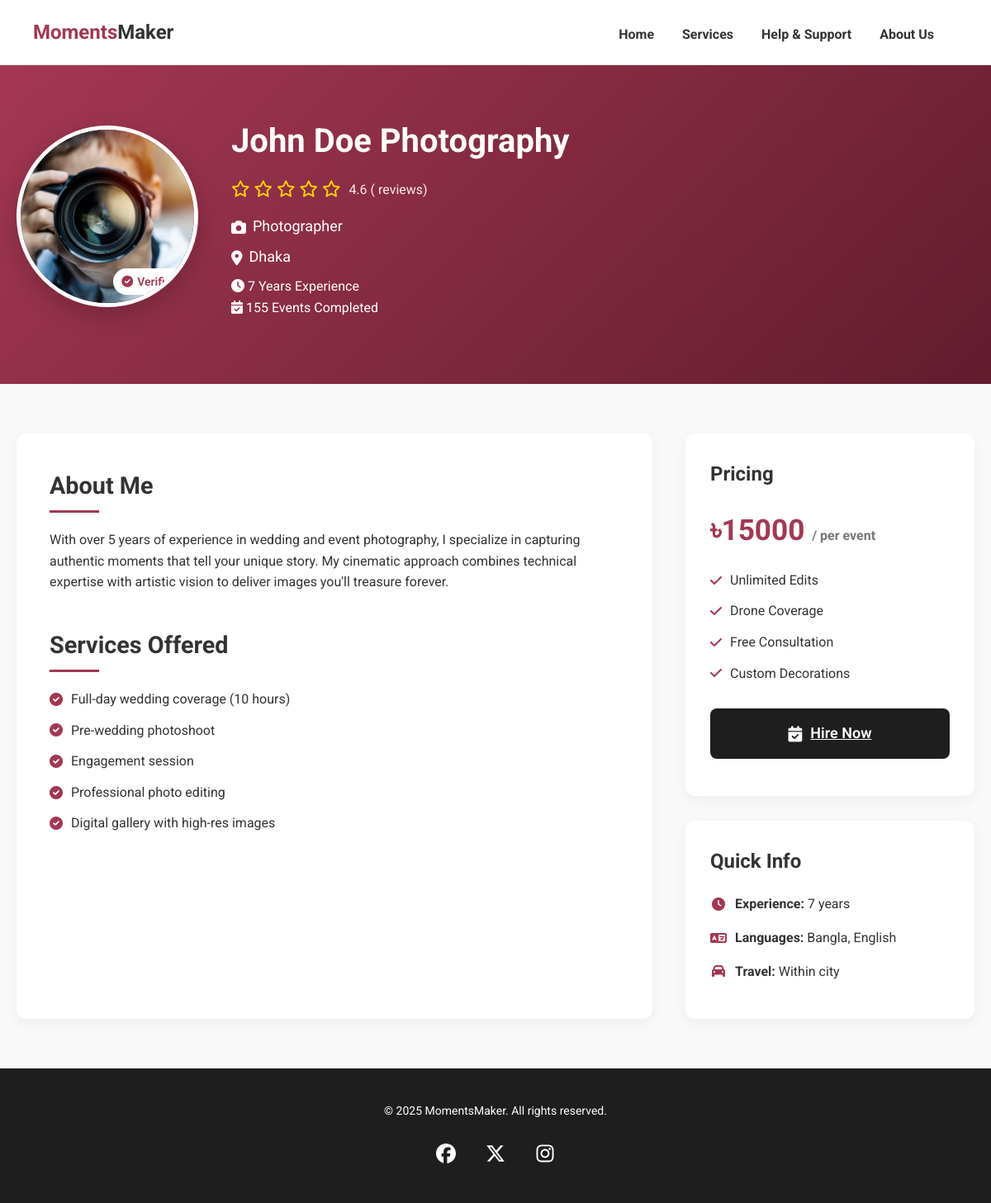
Screenshot of /services/provider/8/ (signed in) with the database file from the repository.
### services/models.py (models this page shows, shortened)
class ServiceProvider(models.Model):
    SERVICE_TYPES = (
        ('photographer', 'Photographer'),
        ('decorator', 'Decorator'),
        ('caterer', 'Caterer'),
    )
    LOCATIONS = (
        ('dhaka', 'Dhaka'),
        ('chattogram', 'Chattogram'),
        ('khulna', 'Khulna'),
        ('rajshahi', 'Rajshahi'),
        ('barishal', 'Barishal'),
        ('sylhet', 'Sylhet'),
        ('mymensingh', 'Mymensingh'),
        ('rangpur', 'Rangpur'),
    )
    EVENT_TYPES = (
        ('wedding', 'Wedding'),
        ('birthday', 'Birthday'),
        ('corporate', 'Corporate Event'),
        ('anniversary', 'Anniversary'),
        ('party', 'Party'),
    )
    user = models.ForeignKey(User, on_delete=models.CASCADE)
    name = models.CharField(max_length=200)
    image = models.ImageField(upload_to='service_providers/')
    short_desc = models.TextField()
    service_type = models.CharField(max_length=20, choices=SERVICE_TYPES)
    location = models.CharField(max_length=20, choices=LOCATIONS)
    event_types = models.CharField(max_length=20, choices=EVENT_TYPES, default='wedding')
    available_dates = models.JSONField(default=list)
    experience = models.PositiveIntegerField()
    events_completed = models.PositiveIntegerField(default=0)  # NEW
    rating = models.DecimalField(max_digits=3, decimal_places=1)
    price = models.IntegerField()
    price_unit = models.CharField(max_length=50, default='per event')  # NEW
    is_verified = models.BooleanField(default=False)  # NEW
    languages = models.CharField(max_length=200, default='Bangla, English')  # NEW
    travel_info = models.CharField(max_length=200, default='Within city')  # NEW
    services_offered = models.ManyToManyField(Service, blank=True, related_name='providers')  # NEW
    package_features = models.ManyToManyField(PackageFeature, blank=True, related_name='providers')  # NEW
    created_at = models.DateTimeField(auto_now_add=True)

class Service(models.Model):
    name = models.CharField(max_length=100)

class PackageFeature(models.Model):
    name = models.CharField(max_length=100)

### services/views.py (the view)
# urls.py: path('services/provider/<int:pk>/', s_views.provider_detail, name='provider_detail'),
@login_required
def provider_detail(request, pk):
    provider = get_object_or_404(ServiceProvider, pk=pk)
    return render(request, 'services/provider-details.html', {'provider': provider})

### template/services/provider-details.html (shortened to what this page needs)
<!DOCTYPE html>
{% load static %}
<html lang="en">
<head>
  <link rel="stylesheet" href="{% static 'css/styles.css' %}"/>
  <link rel="stylesheet" href="{% static 'css/details.css' %}">
  <link rel="stylesheet" href="https://cdnjs.cloudflare.com/ajax/libs/font-awesome/6.0.0/css/all.min.css">
</head>
<body>
  <header>
    <div class="logo"><span>Moments</span>Maker</div>
    <nav>
      <a href="{% url 'home' %}">Home</a>
      <a href="{% url 'services' %}">Services</a>
      <a href="{% url 'help' %}">Help & Support</a>
      <a href="{% url 'about' %}">About Us</a>
      <div class="profile-dropdown">
      </div>
    </nav>
  </header>
  <main>
    <section class="provider-hero">
      <div class="container">
        <div class="provider-header">
          <div class="provider-image">
            <img src="{{ provider.image.url }}" alt="{{ provider.name }}">
            {% if provider.is_verified %}
            <div class="verified-badge">
              <i class="fas fa-check-circle"></i>
              <span>Verified</span>
            </div>
            {% endif %}
          </div>
          <div class="provider-meta">
            <h1>{{ provider.name }}</h1>
            <div class="rating">
              <div class="stars">
                {% for i in "12345" %}
                  {% if forloop.counter <= provider.rating|floatformat:0 %}
                    <i class="fas fa-star"></i>
                  {% elif forloop.counter == provider.rating|floatformat:0|add:"1" and provider.rating|floatformat:1|stringformat:"s"|slice:"-1" == "5" %}
                    <i class="fas fa-star-half-alt"></i>
                  {% else %}
                    <i class="far fa-star"></i>
                  {% endif %}
                {% endfor %}
              </div>
              <span class="rating-text">{{ provider.rating }} ({{ provider.review_count }} reviews)</span>
            </div>
            <div class="specialization">
              <i class="fas fa-camera"></i>
              <span>{{ provider.get_service_type_display }}</span>
            </div>
            <div class="location">
              <i class="fas fa-map-marker-alt"></i>
              <span>{{ provider.get_location_display }}</span>
            </div>
            <div class="meta-grid">
              <div class="meta-item">
                <i class="fas fa-clock"></i>
                <span>{{ provider.experience }} Years Experience</span>
              </div>
              <div class="meta-item">
                <i class="fas fa-calendar-check"></i>
                <span>{{ provider.events_completed }} Events Completed</span>
              </div>
            </div>
          </div>
        </div>
      </div>
    </section>
    <section class="provider-details">
      <div class="container">
        <div class="details-grid">
          <div class="main-content">
            <div class="about-section">
              <h2>About Me</h2>
              <p>{{ provider.short_desc }}</p>
            </div>
            <div class="services-section">
              <h2>Services Offered</h2>
              <ul class="services-list">
                {% for service in provider.services_offered.all %}
                  <li><i class="fas fa-check-circle"></i><span>{{ service.name }}</span></li>
                {% empty %}
                  <li>No services listed yet.</li>
                {% endfor %}
              </ul>
            </div>
          </div>
          <div class="sidebar">
            <div class="pricing-card">
              <h3>Pricing</h3>
              <div class="price">৳{{ provider.price }} <span>/ {{ provider.price_unit }}</span></div>
              <ul class="package-features">
                {% for feature in provider.package_features.all %}
                  <li><i class="fas fa-check"></i>{{ feature.name }}</li>
                {% empty %}
                  <li>No package details available.</li>
                {% endfor %}
              </ul>
              <a href="{% url 'add_to_cart' provider.id %}" class="btn dark hire-btn">
                <i class="fas fa-calendar-check"></i> Hire Now
              </a>
            </div>
            <div class="quick-info">
              <h3>Quick Info</h3>
              <div class="info-item">
                <i class="fas fa-clock"></i><span><strong>Experience:</strong> {{ provider.experience }} years</span>
              </div>
              <div class="info-item">
                <i class="fas fa-language"></i><span><strong>Languages:</strong> {{ provider.languages }}</span>
              </div>
              <div class="info-item">
                <i class="fas fa-car"></i><span><strong>Travel:</strong> {{ provider.travel_info }}</span>
              </div>
            </div>
          </div>
        </div>
      </div>
    </section>
   <footer class="footer">
      <p>&copy; 2025 MomentsMaker. All rights reserved.</p>
      <div class="social-icons">
        <a href="https://www.facebook.com/abdullah.al.jubayer.335106"><img src="{% static 'images/facebook.svg' %}" alt="Facebook" /></a>
        <a href="https://x.com/AbdullahAl77285"><img src="{% static 'images/twitter.svg' %}" alt="Twitter" /></a>
        <a href="https://www.instagram.com/_jubayer0_0/"><img src="{% static 'images/instagram.svg' %}" alt="Instagram" /></a>
      </div>
    </footer>
    </main>
</body>
</html>

### static/css/styles.css (style rules this page uses)
* { box-sizing: border-box; margin: 0; padding: 0; }
body { font-family: 'Roboto', sans-serif; background-color: #fff; color: #333; }
header { display: flex; justify-content: space-between; align-items: center; padding: 20px 40px; border-bottom: 1px solid #ddd; background-color: white; z-index: 1000; }
.logo { font-size: 24px; font-weight: bold; }
.logo span { color: #a43753; }
.profile-dropdown { position: relative; display: inline-block; }
nav a { position: relative; margin: 0 15px; text-decoration: none; color: #333; font-weight: bold; }
nav a:after { content: ''; position: absolute; bottom: 0; left: 0; width: 0; height: 2px; background-color: #a43753; transition: width 0.3s ease; }
body { font-family: 'Roboto', sans-serif; background-color: #fff; color: #333; line-height: 1.6; }
html, body { height: 100%; margin: 0; padding: 0; display: flex; flex-direction: column; }
main { flex: 1; }
.btn { padding: 16px 32px; border-radius: 8px; font-weight: 600; font-size: 18px; cursor: pointer; transition: all 0.3s ease; }
.btn i { font-size: 1.2rem; }
.btn.dark { background-color: #1e1e1e; color: white; border: none; }
.footer .social-icons img { width: 24px; height: 24px; filter: brightness(0) invert(1); }
.footer { background-color: #1e1e1e; color: white; padding: 40px 20px; text-align: center; margin-top: auto; }
.footer p { margin-bottom: 20px; font-size: 14px; }
.social-icons { display: flex; justify-content: center; gap: 20px; }
.social-icons a { color: white; font-size: 20px; width: 40px; height: 40px; border-radius: 50%; display: flex; align-items: center; justify-content: center; transition: all 0.3s ease; }

### static/css/details.css (style rules this page uses)
.provider-hero { background: linear-gradient(135deg, #a43753 0%, #611c2e 100%); padding: 60px 0 40px; color: white; }
.container { max-width: 1200px; margin: 0 auto; padding: 0 20px; }
.provider-header { display: flex; align-items: center; gap: 40px; margin-bottom: 40px; }
.provider-image { position: relative; width: 220px; height: 220px; border-radius: 50%; border: 5px solid white; box-shadow: 0 10px 30px rgba(0,0,0,0.2); overflow: hidden; }
.provider-image img { width: 100%; height: 100%; object-fit: cover; }
.verified-badge { position: absolute; bottom: 10px; right: 10px; background: white; padding: 5px 10px; border-radius: 20px; display: flex; align-items: center; gap: 5px; font-size: 14px; font-weight: 600; color: #a43753; }
.provider-meta h1 { font-size: 2.5rem; margin-bottom: 10px; }
.rating { display: flex; align-items: center; gap: 10px; margin-bottom: 15px; }
.stars { color: #FFD700; font-size: 20px; }
.rating-text { font-size: 16px; opacity: 0.9; }
.specialization, .location { display: flex; align-items: center; gap: 8px; margin-bottom: 8px; font-size: 18px; }
.provider-details { padding: 60px 0; background: #f9f9f9; }
.details-grid { display: grid; grid-template-columns: 1fr 350px; gap: 40px; }
.main-content { background: white; padding: 40px; border-radius: 12px; box-shadow: 0 5px 15px rgba(0,0,0,0.05); }
.about-section, .services-section, .portfolio-section, .reviews-section { margin-bottom: 40px; }
h2 { font-size: 1.8rem; color: #333; margin-bottom: 20px; position: relative; padding-bottom: 10px; }
h2:after { content: ''; position: absolute; bottom: 0; left: 0; width: 60px; height: 3px; background: #a43753; }
.services-list { list-style: none; }
.services-list li { margin-bottom: 12px; display: flex; align-items: center; gap: 10px; font-size: 16px; }
.services-list i { color: #a43753; }
.sidebar { display: flex; flex-direction: column; gap: 30px; }
.pricing-card, .quick-info { background: white; padding: 30px; border-radius: 12px; box-shadow: 0 5px 15px rgba(0,0,0,0.05); }
.pricing-card h3, .quick-info h3 { font-size: 1.5rem; margin-bottom: 20px; color: #333; }
.price { font-size: 2.2rem; font-weight: 700; color: #a43753; margin-bottom: 20px; }
.price span { font-size: 1rem; color: #777; }
.package-features { list-style: none; margin-bottom: 30px; }
.package-features li { margin-bottom: 12px; display: flex; align-items: center; gap: 10px; }
.package-features i { color: #a43753; }
.hire-btn, .contact-btn { width: 100%; margin-bottom: 15px; display: flex; align-items: center; justify-content: center; gap: 10px; }
.quick-info .info-item { display: flex; align-items: center; gap: 10px; margin-bottom: 15px; font-size: 16px; }
.quick-info i { width: 20px; color: #a43753; text-align: center; }

### rows the page displays
ServiceProvider: image (picture), name "John Doe Photography", rating "4.6", service_type "Photographer", location "Dhaka", experience "7", events_completed "155", short_desc "With over 5 years of experience in wedding and event photography, I specialize in capturing authentic moments that tell your unique story. My cinematic approach combines technical expertise with artistic vision to deliver images you'll treasure forever.", price "15000", price_unit "per event", languages "Bangla, English", travel_info "Within city"
Service: name "Full-day wedding coverage (10 hours)"
Service: name "Pre-wedding photoshoot"
Service: name "Engagement session"
Service: name "Professional photo editing"
Service: name "Digital gallery with high-res images"
PackageFeature: name "Unlimited Edits"
PackageFeature: name "Drone Coverage"
PackageFeature: name "Free Consultation"
PackageFeature: name "Custom Decorations"
